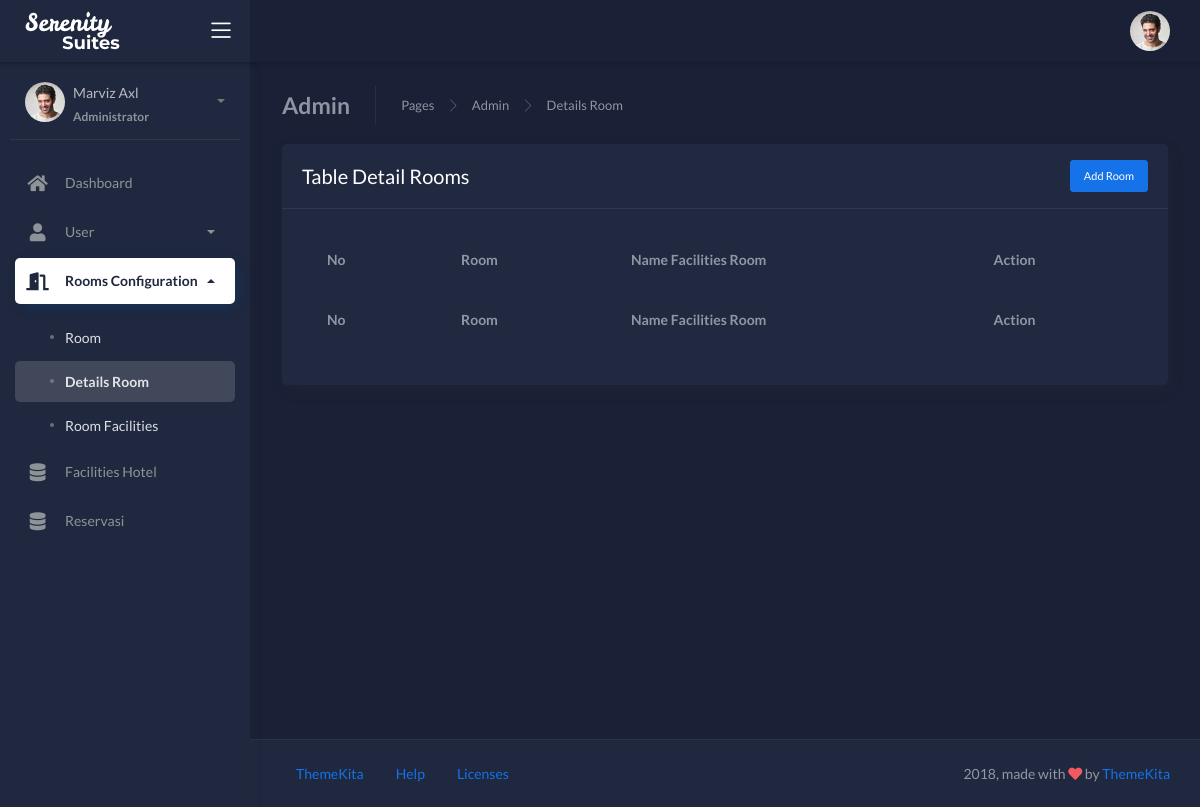
Before: /admin/details_room (signed in) with the older database file.
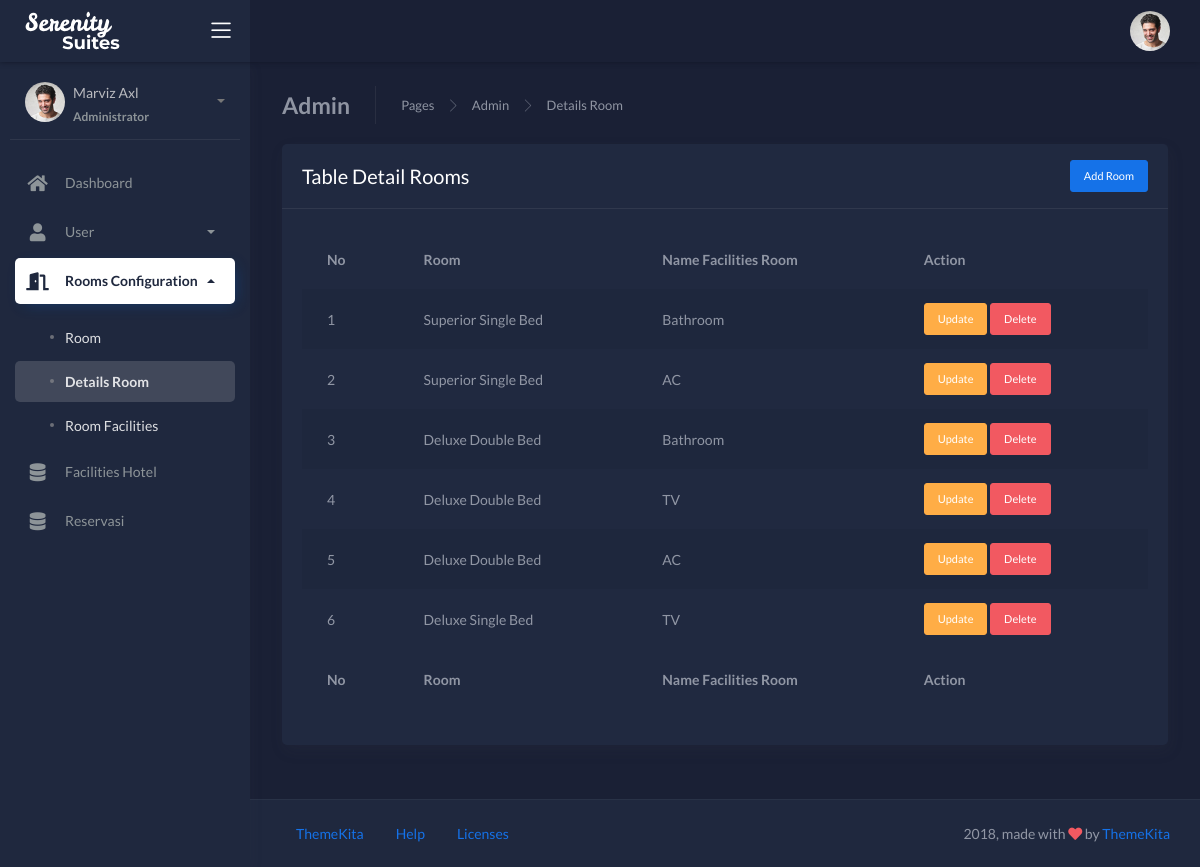
After: the same page with the newer database file.
### tables this page shows
CREATE TABLE `roomdetails` (
  `id` bigint(20) NOT NULL,
  `roomId` bigint(20) DEFAULT NULL,
  `facilitiesRoomId` bigint(20) DEFAULT NULL,
  `createdAt` date DEFAULT NULL,
  `updatedAt` date DEFAULT NULL
);

CREATE TABLE `rooms` (
  `id` bigint(20) NOT NULL,
  `name` varchar(255) DEFAULT NULL,
  `path_image` text DEFAULT NULL,
  `createdAt` date DEFAULT NULL,
  `updatedAt` date DEFAULT NULL,
  `price` bigint(20) DEFAULT NULL
);

CREATE TABLE `roomfacilities` (
  `id` bigint(20) NOT NULL,
  `name` text DEFAULT NULL,
  `createdAt` date DEFAULT NULL,
  `updatedAt` date DEFAULT NULL
);

### app/core/Controller.php (called while the page is built, shortened)
<?php
class Controller
{
    public function view_admin(string $view, array $data = []): void
    {
        require 'app/views/admin/layouts/header.php';
        require 'app/views/' . $view . '.php';
        require 'app/views/admin/layouts/footer.php';
    }
    public function model(string | object $model): object
    {
        return new $model;
    }
}

### app/controllers/Admin.php (called while the page is built, shortened)
<?php
class Admin extends Controller
{
    private string $rooms_model = 'rooms_model';
    private string $room_facilities_model = 'rooms_facilities_model';
    private string $details_room_model = 'details_room_model';
    public function details_room(): void
    {
        $data = array(
            'title' => 'details_room',
            'details_room' => $this->model($this->details_room_model)->getAllDetailsRoom(),
            'rooms' => $this->model($this->rooms_model)->getAllRooms(),
            'room_facilities' => $this->model($this->room_facilities_model)->getAllRoomFacilities()
        );
        $this->view_admin('admin/details_room', $data);
    }
}

### app/core/App.php (called while the page is built, shortened)
<?php
class App
{
    protected object | string $controller = 'Home';
    protected $method = 'index';
    protected array $params = [];
    public function __construct()
    {
        $url = $this->parseUrl();
        if (file_exists('app/controllers/' . $url[0] . '.php')) {
            $this->controller = $url[0];
            unset($url[0]);
        }
        $this->controller = new $this->controller;
        if (isset($url[1])) {
            if (method_exists($this->controller, $url[1])) {
                $this->method = $url[1];
            }
        }
        call_user_func_array([$this->controller, $this->method], $this->params);
    }
    public function parseUrl()
    {
        if (isset($_GET['url'])) {
            $url = rtrim($_GET['url'], '/');
            $url = filter_var($url, FILTER_SANITIZE_URL);
            $url = explode('/', $url);
            return $url;
        } else {
            $url = [$this->controller];
            return $url;
        }
    }
}

### index.php (called while the page is built, shortened)
<?php
$App = new App;

### app/core/Database.php (called while the page is built, shortened)
<?php
class Database
{
    private string $host = DB_HOST;
    private string $user = DB_USER;
    private string $pass = DB_PASS;
    private string $name = DB_NAME;
    private PDO $database_handle;
    private mixed $statement;
    public function __construct()
    {
        $database_source_name = 'mysql:host=' . $this->host . ';dbname=' . $this->name;
        $username = $this->user;
        $password = $this->pass;
        $option = [
            PDO::ATTR_PERSISTENT => true,
            PDO::ATTR_ERRMODE => PDO::ERRMODE_EXCEPTION
        ];
        try {
            $this->database_handle = new PDO($database_source_name, $username, $password, $option);
        } catch (PDOException $e) {
            die("Connection failed: " . $e->getMessage());
        }
    }
    public function query(string $query): void
    {
        $this->statement = $this->database_handle->prepare($query);
    }
    public function execute(): void
    {
        $this->statement->execute();
    }
    public function resultSet(): array
    {
        $this->execute();
        return $this->statement->fetchAll(PDO::FETCH_OBJ);
    }
}

### app/models/Details_room_model.php (called while the page is built, shortened)
<?php
class Details_room_model
{
    private $db;
    public function __construct()
    {
        $this->db = new Database;
    }
    public function getAllDetailsRoom()
    {
        $this->db->query("SELECT roomdetails.id AS detail_id, rooms.id, rooms.name, roomfacilities.id AS room_facilities_id, roomfacilities.name AS room_facilities_name, roomdetails.createdAt, roomdetails.updatedAt FROM roomdetails, rooms, roomfacilities WHERE rooms.id = roomdetails.roomId AND roomdetails.facilitiesRoomId = roomfacilities.id");
        return $this->db->resultSet();
    }
}

### app/views/admin/details_room.php (the view, shortened to what this page needs)
<div class="wrapper">
    <div class="main-header">
        <div class="logo-header" data-background-color="dark2">
            <a href="index.html" class="logo">
                <img src="<?= BASE_URL; ?>/assets/img/logo-white.svg" alt="navbar brand" class="navbar-brand">
            </a>
            <div class="nav-toggle">
                <button class="btn btn-toggle toggle-sidebar">
                    <i class="icon-menu"></i>
                </button>
            </div>
        </div>
        <nav class="navbar navbar-header navbar-expand-lg" data-background-color="dark">
            <div class="container-fluid">
                <ul class="navbar-nav topbar-nav ml-md-auto align-items-center">
                    <li class="nav-item dropdown hidden-caret">
                        <a class="dropdown-toggle profile-pic" data-toggle="dropdown" href="#" aria-expanded="false">
                            <div class="avatar-sm">
                                <img src="<?= BASE_URL; ?>/assets/img/profile.jpg" alt="..." class="avatar-img rounded-circle">
                            </div>
                        </a>
                    </li>
                </ul>
            </div>
        </nav>
    </div>
    <div class="sidebar sidebar-style-2" data-background-color="dark2">
        <div class="sidebar-wrapper scrollbar scrollbar-inner">
            <div class="sidebar-content">
                <div class="user">
                    <div class="avatar-sm float-left mr-2">
                        <img src="<?= BASE_URL ?>/assets/img/profile.jpg" alt="..." class="avatar-img rounded-circle">
                    </div>
                    <div class="info">
                        <a data-toggle="collapse" href="#collapseExample" aria-expanded="true">
                            <span>
                                <?= $_SESSION['fullname']; ?>
                                <span class="user-level">Administrator</span>
                                <span class="caret"></span>
                            </span>
                        </a>
                    </div>
                </div>
                <ul class="nav nav-primary">
                    <li class="nav-item">
                        <a href="<?= BASE_URL; ?>/admin/index">
                            <i class="fas fa-home"></i>
                            <p>Dashboard</p>
                        </a>
                    </li>
                    <li class="nav-item">
                        <a data-toggle="collapse" href="#user" class="collapsed" aria-expanded="false">
                            <i class="fas fa-user"></i>
                            <p>User</p>
                            <span class="caret"></span>
                        </a>
                    </li>
                    <li class="nav-item active submenu">
                        <a data-toggle="collapse" href="#detailsroom" class="collapsed" aria-expanded="true">
                            <i class="fas fa-door-open"></i>
                            <p>Rooms Configuration</p>
                            <span class="caret"></span>
                        </a>
                        <div class="collapse show" id="detailsroom">
                            <ul class="nav nav-collapse pb-0 mb-0">
                                <li>
                                    <a href="<?= BASE_URL; ?>/admin/rooms">
                                        <span class="sub-item">Room</span>
                                    </a>
                                </li>
                                <li class="active">
                                    <a href="<?= BASE_URL; ?>/admin/details_room">
                                        <span class="sub-item">Details Room</span>
                                    </a>
                                </li>
                                <li>
                                    <a href="<?= BASE_URL; ?>/admin/room_facilities">
                                        <span class="sub-item">Room Facilities</span>
                                    </a>
                                </li>
                            </ul>
                        </div>
                    </li>
                    <li class="nav-item">
                        <a href="<?= BASE_URL; ?>/admin/facilities_hotel">
                            <i class="fas fa-database"></i>
                            <p>Facilities Hotel</p>
                        </a>
                    </li>
                    <li class="nav-item">
                        <a href="<?= BASE_URL; ?>/admin/reservasi">
                            <i class="fas fa-database"></i>
                            <p>Reservasi</p>
                        </a>
                    </li>
                </ul>
            </div>
        </div>
    </div>
    <div class="main-panel">
        <div class="content">
            <div class="page-inner">
                <div class="page-header">
                    <h4 class="page-title">Admin</h4>
                    <ul class="breadcrumbs">
                        <li class="nav-item">
                            <a href="#">Pages</a>
                        </li>
                        <li class="separator">
                            <i class="flaticon-right-arrow"></i>
                        </li>
                        <li class="nav-item">
                            <a href="#">Admin</a>
                        </li>
                        <li class="separator">
                            <i class="flaticon-right-arrow"></i>
                        </li>
                        <li class="nav-item">
                            <a href="#">Details Room</a>
                        </li>
                    </ul>
                </div>
                <div class="row">
                    <div class="col-md-12">
                        <div class="card">
                            <div class="card-header d-flex justify-content-between">
                                <h4 class="card-title">Table Detail Rooms</h4>
                                <button type="button" class="btn btn-sm btn-primary" data-bs-toggle="modal" data-bs-target="#addRoomModal">Add Room</button>
                            </div>
                            <div class="card-body">
                                <div class="table-responsive">
                                    <table id="basic-datatables" class="display table table-striped table-hover">
                                        <thead>
                                            <tr>
                                                <th>No</th>
                                                <th>Room</th>
                                                <th>Name Facilities Room</th>
                                                <th>Action</th>
                                            </tr>
                                        </thead>
                                        <tfoot>
                                            <tr>
                                                <th>No</th>
                                                <th>Room</th>
                                                <th>Name Facilities Room</th>
                                                <th>Action</th>
                                            </tr>
                                        </tfoot>
                                        <tbody>
                                            <?php
                                            $no = 1;
                                            foreach ($data["details_room"] as $detail) :
                                            ?>
                                                <tr>
                                                    <td><?= $no++; ?></td>
                                                    <td><?= $detail->name; ?></td>
                                                    <td><?= $detail->room_facilities_name; ?></td>
                                                    <td>
                                                        <button type="button" class="btn btn-sm btn-sm btn-warning" data-bs-toggle="modal" data-bs-target="#editModal">Update</button>
                                                        <button type="button" class="btn btn-sm btn-sm btn-danger" data-bs-toggle="modal" data-bs-target="#deleteModal<?= $detail->id; ?>">Delete</button>
                                                    </td>
                                                </tr>
                                            <?php endforeach; ?>
                                        </tbody>
                                    </table>
                                </div>
                            </div>
                        </div>
                    </div>
                </div>
            </div>
        </div>
        <footer class="footer">
            <div class="container-fluid">
                <nav class="pull-left">
                    <ul class="nav">
                        <li class="nav-item">
                            <a class="nav-link" href="https://www.themekita.com">
                                ThemeKita
                            </a>
                        </li>
                        <li class="nav-item">
                            <a class="nav-link" href="#">
                                Help
                            </a>
                        </li>
                        <li class="nav-item">
                            <a class="nav-link" href="#">
                                Licenses
                            </a>
                        </li>
                    </ul>
                </nav>
                <div class="copyright ml-auto">
                    2018, made with <i class="fa fa-heart heart text-danger"></i> by <a href="https://www.themekita.com">ThemeKita</a>
                </div>
            </div>
        </footer>
    </div>
</div>

### app/views/admin/layouts/header.php (shortened to what this page needs)
<!DOCTYPE html>
<html lang="en">
<head>
    <link rel="stylesheet" href="<?= BASE_URL; ?>/assets/css/bootstrap.min.css">
    <link rel="stylesheet" href="<?= BASE_URL; ?>/assets/css/atlantis.min.css">
</head>
<body data-background-color="dark">

### app/views/admin/layouts/footer.php (shortened to what this page needs)
</body>
</html>

Changed rows visible on the page:
added roomdetails: roomId.name "Superior Single Bed", facilitiesRoomId.name "Bathroom"
added roomdetails: roomId.name "Superior Single Bed", facilitiesRoomId.name "AC"
added roomdetails: roomId.name "Deluxe Double Bed", facilitiesRoomId.name "Bathroom"
added roomdetails: roomId.name "Deluxe Double Bed", facilitiesRoomId.name "TV"
added roomdetails: roomId.name "Deluxe Double Bed", facilitiesRoomId.name "AC"
added roomdetails: roomId.name "Deluxe Single Bed", facilitiesRoomId.name "TV"
